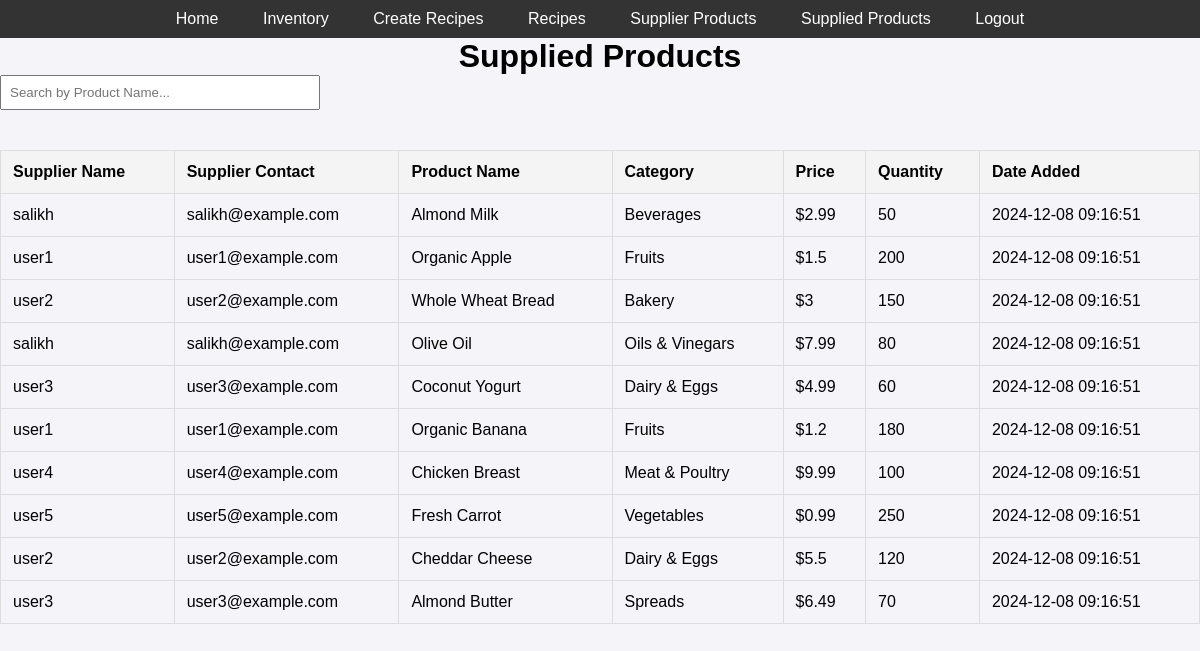
/supplied_products (signed in), run on the app's committed database.
### tables this page shows
CREATE TABLE "supplier_products" (
    id INTEGER PRIMARY KEY AUTOINCREMENT,
    supplier_id INTEGER NOT NULL,
    product_name TEXT NOT NULL,
    category TEXT NOT NULL,
    price DECIMAL(10, 2) NOT NULL,
    quantity INTEGER NOT NULL,
    date_added TIMESTAMP DEFAULT CURRENT_TIMESTAMP,
    FOREIGN KEY (supplier_id) REFERENCES users (user_id) ON DELETE CASCADE
);

CREATE TABLE users (
    user_id INTEGER PRIMARY KEY,
    username TEXT NOT NULL,
    email TEXT NOT NULL UNIQUE,
    password TEXT NOT NULL,
    role TEXT NOT NULL CHECK (LOWER(role) IN ('admin', 'user', 'supplier', 'recipe curator')),
    date_created TEXT DEFAULT CURRENT_TIMESTAMP
);

### app.py (the view)
@app.route("/supplied_products", methods=["GET"])
@login_required
def supplied_products():
    query = """
        SELECT
            supplier_products.id AS product_id,
            supplier_products.product_name,
            supplier_products.category,
            supplier_products.price,
            supplier_products.quantity,
            supplier_products.date_added,
            users.username AS supplier_name,
            users.email AS supplier_contact
        FROM supplier_products
        LEFT JOIN users ON supplier_products.supplier_id = users.user_id
    """
    products = execute_query(query)
    print(f"Fetched Products: {products}")
    return render_template("supplied_products.html", products=products)

### app.py (called while the page is built)
def execute_query(query, params=(), fetch_one=False):
    conn = get_db_connection()
    conn.row_factory = sqlite3.Row  # Ensures rows act like dictionaries
    cursor = conn.cursor()
    cursor.execute(query, params)
    if fetch_one:
        rows = cursor.fetchone()  # Fetch only one row
    else:
        rows = cursor.fetchall()  # Fetch all rows
    conn.commit()
    conn.close()
    return rows

def get_db_connection():
    conn = sqlite3.connect("database.db")
    conn.row_factory = sqlite3.Row
    return conn

def login_required(f):
    @wraps(f)
    def decorated_function(*args, **kwargs):
        if "username" not in session:
            return redirect(url_for("login"))
        return f(*args, **kwargs)
    return decorated_function

### templates/supplied_products.html (shortened to what this page needs)
<!DOCTYPE html>
<html lang="en">
<head>
    <link rel="stylesheet" href="{{ url_for('static', filename='styles.css') }}">
</head>
<body>
    <header>
        <nav>
            <a href="{{ url_for('home') }}">Home</a>
            <a href="{{ url_for('inventory') }}">Inventory</a>
            <a href="{{ url_for('recipes') }}">Create Recipes</a>
            <a href="{{ url_for('all_recipes') }}">Recipes</a>
            <a href="{{ url_for('supplier_products') }}">Supplier Products</a>
            <a href="{{ url_for('supplied_products') }}">Supplied Products</a>
            <a href="{{ url_for('logout') }}">Logout</a>
        </nav>
    </header>
    <h1>Supplied Products</h1>
    <input type="text" id="searchInput" placeholder="Search by Product Name..." onkeyup="searchTable()" />
    <table id="productsTable">
        <thead>
            <tr>
                <th onclick="sortTable(0)">Supplier Name</th>
                <th onclick="sortTable(1)">Supplier Contact</th>
                <th onclick="sortTable(2)">Product Name</th>
                <th onclick="sortTable(3)">Category</th>
                <th onclick="sortTable(4)">Price</th>
                <th onclick="sortTable(5)">Quantity</th>
                <th onclick="sortTable(6)">Date Added</th>
            </tr>
        </thead>
        <tbody>
            {% for product in products %}
            <tr>
                <td>{{ product['supplier_name'] }}</td>
                <td>{{ product['supplier_contact'] }}</td>
                <td>{{ product['product_name'] }}</td>
                <td>{{ product['category'] }}</td>
                <td>${{ product['price'] }}</td>
                <td>{{ product['quantity'] }}</td>
                <td>{{ product['date_added'] }}</td>
            </tr>
            {% endfor %}
        </tbody>
    </table>
</body>
</html>

### static/styles.css (style rules this page uses)
body { font-family: Arial, sans-serif; margin: 0; padding: 0; }
header { background-color: #333; color: white; padding: 1rem; text-align: center; }
nav a { color: white; margin: 0 1rem; text-decoration: none; }
table { width: 100%; border-collapse: collapse; margin-top: 1rem; }
th, td { border: 1px solid #ccc; padding: 0.5rem; text-align: left; }
h1 { width: fit-content; margin:auto; }

### templates/supplied_products.html (style rules this page uses)
body { font-family: Arial, sans-serif; background-color: #f4f4f9; }
table { width: 100%; border-collapse: collapse; margin-top: 20px; font-size: 16px; }
th, td { padding: 12px; border: 1px solid #ddd; text-align: left; }
th { background-color: #f4f4f4; cursor: pointer; }
input[type="text"] { padding: 8px; margin-bottom: 20px; width: 100%; max-width: 300px; }
a { text-decoration: none; color: #333; padding: 10px; }
header { background-color: #333; padding: 10px 0; }
nav a { margin: 0 10px; color: white; }

### data on the page
supplier_products: supplier_name "salikh", supplier_contact "salikh@example.com", product_name "Almond Milk", category "Beverages", price "2.99", quantity "50", date_added "2024-12-08 09:16:51"
supplier_products: supplier_name "user1", supplier_contact "user1@example.com", product_name "Organic Apple", category "Fruits", price "1.5", quantity "200", date_added "2024-12-08 09:16:51"
supplier_products: supplier_name "user2", supplier_contact "user2@example.com", product_name "Whole Wheat Bread", category "Bakery", price "3", quantity "150", date_added "2024-12-08 09:16:51"
supplier_products: supplier_name "salikh", supplier_contact "salikh@example.com", product_name "Olive Oil", category "Oils & Vinegars", price "7.99", quantity "80", date_added "2024-12-08 09:16:51"
supplier_products: supplier_name "user3", supplier_contact "user3@example.com", product_name "Coconut Yogurt", category "Dairy & Eggs", price "4.99", quantity "60", date_added "2024-12-08 09:16:51"
supplier_products: supplier_name "user1", supplier_contact "user1@example.com", product_name "Organic Banana", category "Fruits", price "1.2", quantity "180", date_added "2024-12-08 09:16:51"
supplier_products: supplier_name "user4", supplier_contact "user4@example.com", product_name "Chicken Breast", category "Meat & Poultry", price "9.99", quantity "100", date_added "2024-12-08 09:16:51"
supplier_products: supplier_name "user5", supplier_contact "user5@example.com", product_name "Fresh Carrot", category "Vegetables", price "0.99", quantity "250", date_added "2024-12-08 09:16:51"
supplier_products: supplier_name "user2", supplier_contact "user2@example.com", product_name "Cheddar Cheese", category "Dairy & Eggs", price "5.5", quantity "120", date_added "2024-12-08 09:16:51"
supplier_products: supplier_name "user3", supplier_contact "user3@example.com", product_name "Almond Butter", category "Spreads", price "6.49", quantity "70", date_added "2024-12-08 09:16:51"
